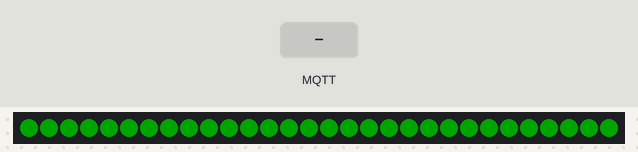
The sketch below on a simulated ESP32. Parts: 30 RGB LEDs in strip order, left to right. The test bench sets the inputs (shaded band). Dim RGB values are drawn brighter than linear; WiFi joins after 1.5 s; servers stay silent unless stated; random numbers use the default seed unless the sketch sets one; no MQTT or app messages arrive unless stated; what the sketch prints to the serial monitor is not drawn.

Above: at 1.7 s.
3.4 s: MQTT message "H" arrives on the first subscribed topic
At 3.45 s:
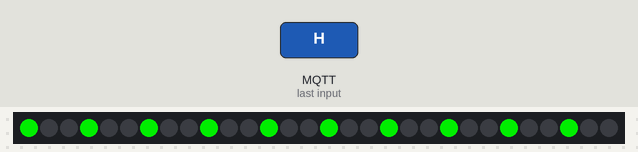
5.2 s: MQTT message "C" arrives on the first subscribed topic
At 5.37 s:
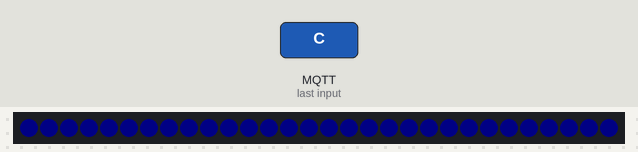
7.6 s: MQTT message "F" arrives on the first subscribed topic
At 7.95 s:
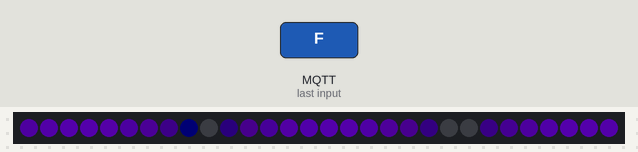
10.2 s: MQTT message "S" arrives on the first subscribed topic
12.2 s: MQTT message "N" arrives on the first subscribed topic
Timing chart, 0 to 14.7 s (numbered marks = the images above; inputs shaded):
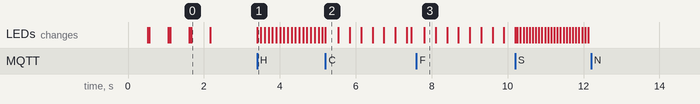

Measured:
- after the input at 3.4 s, the LEDs: change at once (image 1)
- after the input at 12.2 s, every drawn part: stays the same
- what the display in image 0 shows lasts 0.5 s, from 1.7 s to 2.2 s

The sketch:

neurobot_ESP32_lights.ino
```cpp
#include <Adafruit_NeoPixel.h>
#include <WiFi.h>
#include <PubSubClient.h>

// ============================================================
// --- USER CONFIGURATION (EDIT THIS!) ---
// ============================================================

const char* ssid = "ProFab";
const char* password = "1700_UniFR.&";
const char* mqtt_server = "192.168.1.105";    // <--- EDIT THIS (Your Pi IP)

#define PIN_NEO_PIXEL  5
#define NUM_PIXELS     30

// ============================================================

WiFiClient espClient;
PubSubClient client(espClient);
Adafruit_NeoPixel NeoPixel(NUM_PIXELS, PIN_NEO_PIXEL, NEO_GRB + NEO_KHZ800);

// Variables for State
char currentState = 'N';
unsigned long lastUpdate = 0;

// --- Animation Specific Variables ---
// Happy
int chaseIndex = 0;

// Stressed
bool strobeState = false;

// Calm (FadeInOut logic variables)
int calmK = 0;
bool calmGoingUp = true;

// Focused (RunningLights logic variables)
int focusedPosition = 0;

// --- SETUP ---
void setup() {
  Serial.begin(115200);
  NeoPixel.begin();
  NeoPixel.setBrightness(200);
  NeoPixel.show();

  setup_wifi();
  client.setServer(mqtt_server, 1883);
  client.setCallback(callback);
}

// --- LOOP ---
void loop() {
  if (!client.connected()) {
    reconnect();
  }
  client.loop();
  runAnimation();
}

// --- MQTT CALLBACK ---
void callback(char* topic, byte* message, unsigned int length) {
  char command = (char)message[0];
  if (command == 'H' || command == 'C' || command == 'F' || command == 'S' || command == 'N') {
    currentState = command;
    // Reset strip on state change for clean transition
    if (currentState == 'N') {
      NeoPixel.clear();
      NeoPixel.show();
    }
  }
}

// --- ANIMATION CONTROLLER ---
void runAnimation() {
  switch (currentState) {
    case 'H': animHappy(); break;
    case 'C': animCalm(); break;
    case 'F': animFocused(); break;
    case 'S': animStressed(); break;
    default: break;
  }
}

// ============================================================
// --- ANIMATION PATTERNS ---
// ============================================================

// 1. HAPPY: Theater Chase (Green)
void animHappy() {
  if (millis() - lastUpdate > 100) {
    lastUpdate = millis();
    NeoPixel.clear();
    for(int i=0; i<NUM_PIXELS; i++) {
      if ((i + chaseIndex) % 3 == 0) {
        NeoPixel.setPixelColor(i, NeoPixel.Color(0, 255, 0)); // Green
      }
    }
    NeoPixel.show();
    chaseIndex++;
  }
}

// 2. CALM: Fade In/Out (Blue)
// Adapted from your "FadeInOut" snippet to be non-blocking
void animCalm() {
  // Speed control: Updates every 5ms creates a smooth fade
  if (millis() - lastUpdate > 5) {
    lastUpdate = millis();

    // Logic from your snippet: Calculate 'k' up to 255 then down
    float k = calmK;

    // Calculate Blue intensity based on k (k/256.0 * 255)
    // We add a floor of '10' to ensure the LEDs never turn fully off
    float b = (k/256.0) * 255.0;
    if (b < 10) b = 10;

    // Set all pixels to Blue
    for(int i=0; i<NUM_PIXELS; i++ ) {
      NeoPixel.setPixelColor(i, NeoPixel.Color(0, 0, (int)b));
    }
    NeoPixel.show();

    // Increment/Decrement logic
    if (calmGoingUp) {
      calmK++;
      if (calmK >= 255) calmGoingUp = false;
    } else {
      calmK -= 2; // Your snippet decreased by 2 (faster fade out)
      if (calmK <= 0) calmGoingUp = true;
    }
  }
}

// Global variable for breathing
uint8_t breathBrightness = 50;
int8_t breathDirection = 1;

// 3. FOCUSED: Simple purple breathing
void animFocused() {
  if (millis() - lastUpdate > 30) {
    lastUpdate = millis();

    // Update breathing brightness
    breathBrightness += breathDirection * 2;
    if (breathBrightness >= 150) breathDirection = -1;
    if (breathBrightness <= 20) breathDirection = 1;

    // Set ALL pixels to the same purple with wave position offset
    focusedPosition++;

    for (int i = 0; i < NUM_PIXELS; i++) {
      // Create spatial wave
      float spatialWave = (sin((i * 0.5) + (focusedPosition * 0.05)) + 1.0) / 2.0;
      uint8_t localBright = (uint8_t)(spatialWave * breathBrightness);

      // CRITICAL: Blue must be higher than red for visible purple!
      // Try ratio of 1:2 or 1:3 (red:blue)
      uint8_t r = localBright / 2;      // Half brightness for red
      uint8_t b = localBright;          // Full brightness for blue

      NeoPixel.setPixelColor(i, NeoPixel.Color(r, 0, b));
    }
    NeoPixel.show();
  }
}


// 4. STRESSED: Fast Strobe (Red)
void animStressed() {
  if (millis() - lastUpdate > 80) {
    lastUpdate = millis();
    if (strobeState) NeoPixel.fill(NeoPixel.Color(0, 0, 0));
    else NeoPixel.fill(NeoPixel.Color(255, 0, 0));
    strobeState = !strobeState;
    NeoPixel.show();
  }
}

// ============================================================
// --- WI-FI FUNCTIONS ---
// ============================================================

void setup_wifi() {
  delay(10);
  Serial.println();
  Serial.print("Connecting to ");
  Serial.println(ssid);
  WiFi.begin(ssid, password);
  while (WiFi.status() != WL_CONNECTED) {
    delay(500);
    Serial.print(".");
    // Flash Blue waiting for Wifi
    NeoPixel.setPixelColor(0, NeoPixel.Color(0,0,50));
    NeoPixel.show();
    delay(50);
    NeoPixel.setPixelColor(0, NeoPixel.Color(0,0,0));
    NeoPixel.show();
  }
  Serial.println("WiFi connected");
  // Flash Green for Success
  NeoPixel.fill(NeoPixel.Color(0,50,0));
  NeoPixel.show();
  delay(500);
  NeoPixel.clear();
  NeoPixel.show();
}

void reconnect() {
  while (!client.connected()) {
    Serial.print("Attempting MQTT connection...");
    String clientId = "ESP32Client-";
    clientId += String(random(0xffff), HEX);
    if (client.connect(clientId.c_str())) {
      Serial.println("connected");
      client.subscribe("/neurobot/lights/set");
    } else {
      Serial.print("failed, rc=");
      Serial.print(client.state());
      Serial.println(" try again in 5 seconds");
      delay(5000);
    }
  }
}
```
